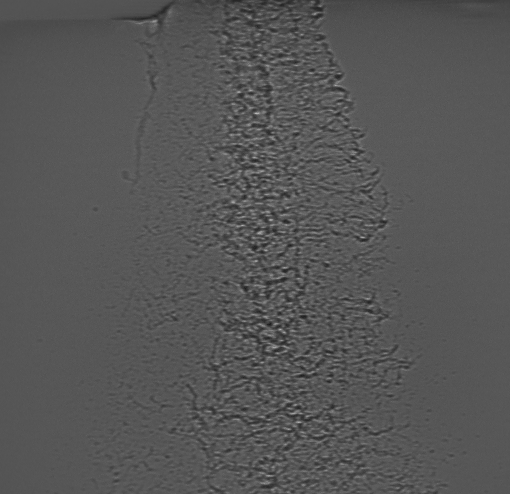
#> input picture test_images/120.tif, 510 x 494 px, found by its file name
$ python segmentedThresholding.py   (older library calls are emulated)
#> lines starting #> are read from the running program, lines starting #| are printed output that depends on the picture; after the words box and inside, x2 and y2 are one past the last pixel; in counts of white or black regions, pixels touching at a corner belong together
### thresholdingFunctions.py
import cv2
import numpy as np
import matplotlib.pyplot as plt
import os

# [43 lines left out: functions windowFrame, windowFrame2, not called in this run]

def windowFrame3(image, rows, columns, factor, save = True, file='none'):
	frames = []
	lenRows, lenColumns = image.shape

	colfac = 0
	rowfac = 0
	columnvals = [0]
	rowvals = [0]
	cit = int((columns/2))
	rit = int((rows/2))
	if columns%2 == 0:
		for i in range(cit):
			colfac += factor**i

		# Computs the width of first column
		column1 = lenColumns/(2*colfac)
		colend = 0

		# Iteratively computes addresses of the right of the column
		for i in range(cit):
			colend += column1*(factor**i)
			columnvals.append(colend)

		for i in range(cit):
			colend += (columnvals[cit-i]-columnvals[cit-i-1])
			columnvals.append(colend)
	else:
		for i in range(cit+1):
			if i == cit:
				colfac += 0.5*(factor**i)
			else:
				colfac += factor**i
#		print("Colfac is %d" % colfac)
		# Computs the width of first column
		column1 = lenColumns/(2*colfac)
		colend = 0

		# Iteratively computes addresses of the right of the column
		for i in range(cit+1):
			colend += column1*(factor**i)
			columnvals.append(colend)

		for i in range(cit):
			colend += (columnvals[cit-i]-columnvals[cit-i-1])
			columnvals.append(colend)

	if rows%2 == 0:
		for i in range(rit):
			rowfac += factor**i

		row1 = lenRows/(2*rowfac)
		rowend = 0

		# Iteratively computes addresses of the bottom of the rows
		for i in range(rit):
			rowend += row1*(factor**i)
			rowvals.append(rowend)

		for i in range(rit):
			rowend += (rowvals[rit-i]-columnvals[rit-i-1])
			rowvals.append(rowend)
	elif rows == 1:
		rowvals.append(lenRows)
	else:
		for i in range(rit+1):
			if i == rit:
				rowfac += 0.5*(factor**i)
			else:
				rowfac += factor**i
#		print("Colfac is %d" % rowfac)
		# Computs the width of first column
		row1 = lenRows/(2*rowfac)
		rowend = 0

		# Iteratively computes addresses of the right of the column
		for i in range(rit+1):
			rowend += row1*(factor**i)
			rowvals.append(rowend)

		for i in range(cit):
			rowend += (rowvals[rit-i]-rowvals[rit-i-1])
			rowvals.append(rowend)


# [6 lines of commented-out code are left out]

	for i in range(len(rowvals)-1):
		for j in range(len(columnvals)-1):
# [4 lines of commented-out code are left out]
			picture = image[int(rowvals[i]): int(rowvals[i+1]), int(columnvals[j]) : int(columnvals[j+1])]
			frames.append(picture)

	if save:
		os.system('mkdir windowFrames_'+file[0:-4])
		for i in range(len(frames)):
			cv2.imwrite('windowFrames_' +file[0:-4] + "/frame"+str(i)+".tif",frames[i])
#	print("The number of frames is %i" % len(frames))
	return frames


# [64 lines left out: functions histogram, canny, bilateralFilter, medianFilter, gaussianFilter, averageBlur, not called in this run]

#blur = gaussianFilter(img)
#histogram(blur)

def histogramEqualization(img):
	equ = cv2.equalizeHist(img)
	return equ

# [38 lines left out: functions adaptiveHistogram, laplace, sobelx, sobely, not called in this run]

def drawShapes(image_binarized, image):
	'''
	Draw contours onto images
	'''
	contours, hierarchy = cv2.findContours(image_binarized, cv2.RETR_TREE, cv2.CHAIN_APPROX_SIMPLE)
	shapes_image = np.copy(image)

	print("There are %d contours" % len(contours))
	#change back to RGB for easier visualization
	shapes_image = cv2.cvtColor(shapes_image, cv2.COLOR_GRAY2RGB)
	shapes_image = cv2.drawContours(shapes_image, contours, -1, (255,0,0), 1)
	return shapes_image

### segmentedThresholding.py
import cv2
import numpy as np
import matplotlib.pyplot as plt
import os
from thresholdingFunctions import *

direct = 'Old_Groups_Code/norm_imgs/'
file = "120.tif"
img = cv2.imread(direct + file,-1)
#> img is the input picture: shape (494, 510); min 26, max 185, mean 86
cropTop = 0
img = cv2.imread(direct + file,-1)[cropTop:]
img_max = img.max()
#> img_max = 185
img_min = img.min()
#> img_min = 26
img_rescaled = 255*((img-img_min)/(img_max-img_min))
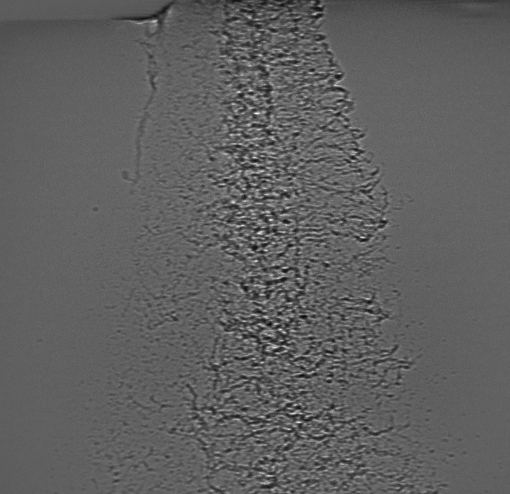
#> img_rescaled: shape (494, 510) float64; min 0, max 255, mean 96.2
img_rescaled = np.array(img_rescaled, dtype = int)


def multiThresholding(image, kthresh, pixelThresh = False):
	Z = image.reshape((-1,1))
	Z = np.float32(Z)
	criteria = (cv2.TERM_CRITERIA_EPS + cv2.TERM_CRITERIA_MAX_ITER, 10, 1.0) #directly copied from opencv documentation
	ret,label,center=cv2.kmeans(Z,kthresh,None,criteria,10,cv2.KMEANS_RANDOM_CENTERS) #sum of squared errors, labels, greyscale centers
#	print(center.flatten())
	#print(ret)
	# Now convert back into uint8, and make original image
	center = np.uint8(center)
	sortedCenters = sorted(center.flatten())
	res = center[label.flatten()]
	kthreshed = res.reshape((image.shape))

	#now threshold the k-means clustered image to only keep the darkest cluster
	if pixelThresh:
		thresh_val = (sortedCenters[1] + sortedCenters[0])/2
		#thresh_val = sortedCenters[0]
		ret,proc = cv2.threshold(image,thresh_val,255,cv2.THRESH_BINARY)

	else:
		thresh_val = sortedCenters[0]
		ret, proc = cv2.threshold(kthreshed,thresh_val,255,cv2.THRESH_BINARY) #greyscale threshold, binary image

	frame_contours = []

	contourImage = drawShapes(proc, image)
	return proc, contourImage


# [59 lines left out: function segmentedThresholding, not called in this run]

def segmentedThresholding3(img, rows, columns, kthresh, filter = None, save = False, pixelThresh = False, frame2 = False, factor = 1):

	frames = windowFrame3(img, rows, columns, factor, save, file)
#> after the loop in windowFrame3, `for i in range(len(rowvals)-1):`: frames = 3 items
#> frames = 3 items


	frames_contours = []
	for i in range(len(frames)):
		filteredFrame = frames[i]
		if filter != None:
			for fil in filter:
				filteredFrame = fil(filteredFrame)
		frame_shapes, contourImage = multiThresholding(filteredFrame, kthresh, pixelThresh = pixelThresh)
		frames_contours.append(frame_shapes)
#> this loop made 3 passes
#> (center in multiThresholding, sortedCenters in multiThresholding, thresh_val in multiThresholding) on passes 1, 3: ([91, 74, 85], [74, 85, 91], 74), ([104, 86, 70], [70, 86, 104], 70)
#> (sortedCenters in multiThresholding, thresh_val in multiThresholding) on pass 2: ([65, 86, 110], 65)
#| There are 880 contours
#| There are 405 contours
#| There are 950 contours
#> pass 1, in segmentedThresholding3, `filteredFrame = frames[i]`:
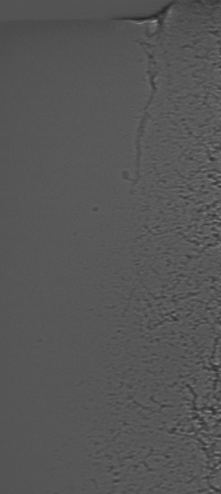
#> filteredFrame: shape (494, 221); min 36, max 149, mean 86.1
#> pass 1, in multiThresholding, `ret, proc = cv2.threshold(kthreshed,thresh_val,255,cv2.THRESH_BINARY)`:
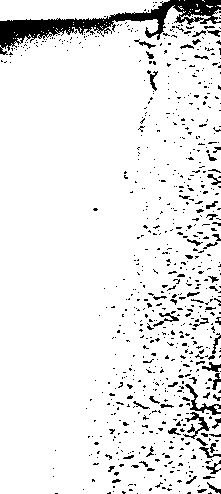
#> proc: shape (494, 221); 91.8% white; 726 black regions (661 under 20 px)
#> after the loop:
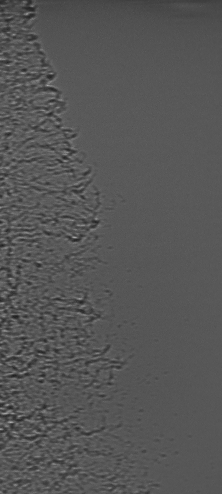
#> filteredFrame: shape (494, 222); min 31, max 172, mean 86
#> after the loop, frames_contours = 3 items
		#histogram(framesi[], show = False, save = 'frame' + str(i))

	if save:
		os.system('mkdir frameContours_'+file[0:-4])
		for i in range(len(frames_contours)):
			cv2.imwrite('frameContours_' +file[0:-4] + "/frame"+str(i)+".tif",frames_contours[i])

	#recombines segmented binary files into single binary image

	i = 0
	while i < (len(frames_contours)):
		for j in range(columns):
			if j == 0:
				buildingRow = frames_contours[i]
				continue
			if j <= columns:
				buildingRow = np.hstack((buildingRow, frames_contours[i+j]))
#			print("Column %i" % j)
#			print("Row %i" % i)

		if i ==0:
			buildingColumn = buildingRow.copy()
		else:
			buildingColumn = np.vstack((buildingColumn, buildingRow))
#		print(i)
		i += (columns)
#> this loop made 1 pass
#> i on pass 1: 3
#> after the loop, i = 3

	allContours = drawShapes(buildingColumn, img)
#> in drawShapes (call 4), `contours, hierarchy = cv2.findContours(image_binarized, cv2.RETR_TREE,..`: contours = 2317 contours, 1812 with area under 20; largest, box (x1, y1, x2, y2) and area: (0, 4, 510, 494) 238938, (0, 0, 170, 21) 2612, (184, 383, 273, 430) 685, (261, 316, 303, 349) 492, (223, 317, 283, 333) 380
#> in drawShapes (call 4), `contours, hierarchy = cv2.findContours(image_binarized, cv2.RETR_TREE,..`:
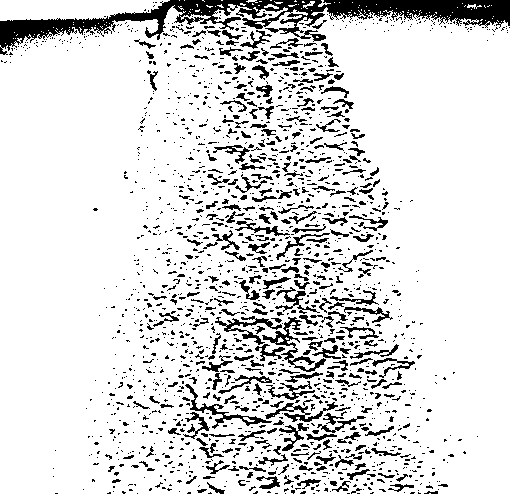
#> image_binarized: shape (494, 510); 86.3% white; 1782 black regions (1466 under 20 px), largest, box (x1, y1, x2, y2) and area: (0, 0, 510, 55) 8468, (262, 317, 326, 372) 649, (185, 384, 272, 429) 503
#| There are 2317 contours
#> in drawShapes (call 4), `shapes_image = cv2.drawContours(shapes_image, contours, -1, (255,0,0),..`:
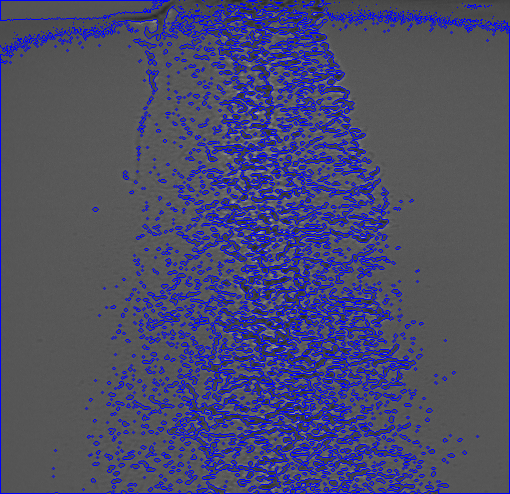
#> shapes_image: shape (494, 510, 3); 12.69% of pixels changed, all inside (x1, y1, x2, y2) = (0, 0, 510, 494)
	return buildingColumn, allContours

#arguments: loaded 8bit image file, # rows, # columns, # of k-means clusters, filters to be applied (names of functions, in python list. If no filters to be applied, ),
"""
SegmentingThresholding Function:
Arguments:
	8bit Image File
	# of Rows to be windowframed
	# of Columns to be windowframed
	# of k-means centers
	Filters to be sequentially applied, with the names of the filtering functions stored in a list (in order of filters to be applied). If None, no filter is used.
	pixelThresh: If True, thresholds based on the average greyscale value of the two darkest k-means. If False, thresholds by condidering the pixels assigned to the darkest k-means cluster.

Returns binary image, image with contours
"""

cols = 3
fac = 0.3
k = 3
savefile=False
binaryImage, contourImage = segmentedThresholding3(img, 1, cols, k, filter = None, pixelThresh = False,save=savefile,frame2 = True, factor=fac)
# [5 lines of commented-out code are left out]

plt.close('all')
plt.figure(num=None, figsize=(11, 7), dpi=100, facecolor='w', edgecolor='k')
# [13 lines of commented-out code are left out]
plt.imshow(contourImage)
plt.title("$k=3$ Segmented: %i Varied Columns" % int(cols))
# [4 lines of commented-out code are left out]
plt.show()
#plt.savefig("OPfigs/k3_multi.png", dpi=300)
